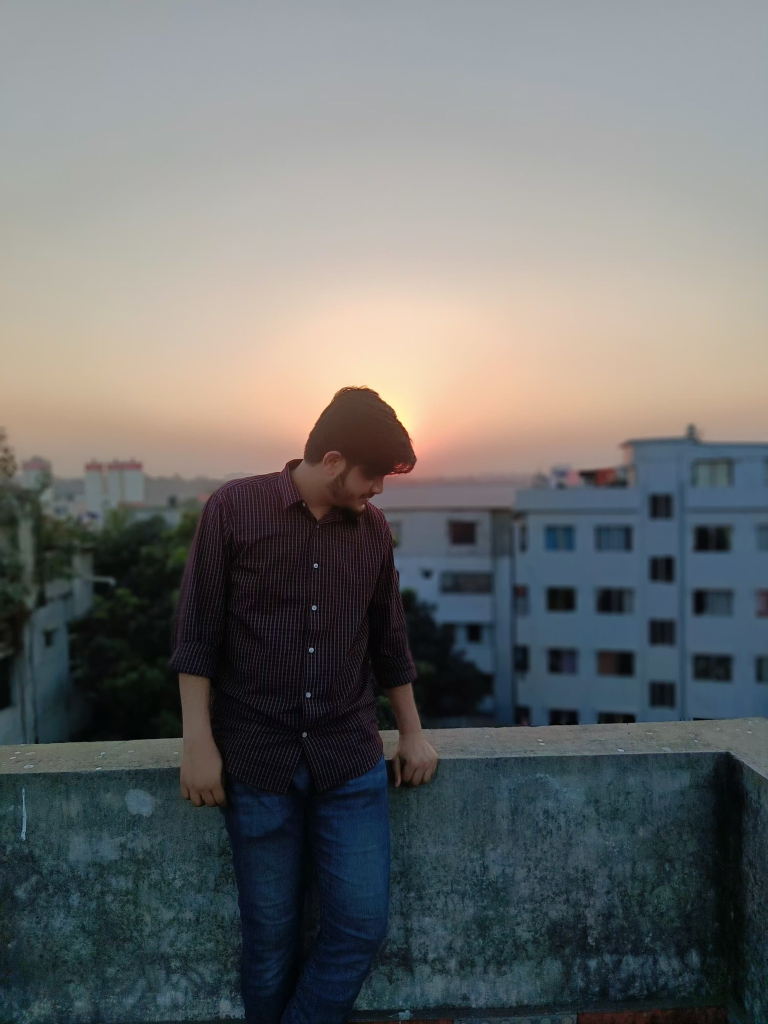
#> input picture server/uploads/0058106c84cc4918a544ebf0ca397261_07011ab4630946cda6be5b488b1e7e63_2d33cd70e4c54b4dad35de7241da1269_484485011_1748822826010047_1090477503765398830_n.jpg, 1536 x 2048 px (shown at 1/2 size); its folder holds only this picture in this run
$ python test_realistic_portrait_sketch.py   (older library calls are emulated)
#> lines starting #> are read from the running program, lines starting #| are printed output that depends on the picture; after the words box and inside, x2 and y2 are one past the last pixel; in counts of white or black regions, pixels touching at a corner belong together
### server/realistic_portrait_sketch.py
import os
import cv2
import numpy as np
from PIL import Image, ImageDraw, ImageFont
import uuid

def convert_to_realistic_portrait_sketch(image_path, add_watermark=True):
    """
    Convert an image to a hyper-realistic pencil sketch that looks exactly
    like a real artist-drawn pencil portrait with proper facial feature emphasis,
    skin texture, and hair detail.

    Args:
        image_path: Path to the input image
        add_watermark: Boolean to determine if watermark should be added

    Returns:
        Path to the generated realistic portrait sketch
    """
#> called with add_watermark = False
    print(f"Converting image to realistic artist-quality portrait sketch. Add watermark: {add_watermark}")

    try:
        # Check if file exists
        if not os.path.exists(image_path):
            raise FileNotFoundError(f"Image file not found: {image_path}")

        # Read the image with error handling
        img = cv2.imread(image_path)
#> img is the input picture: shape (2048, 1536, 3); mean B, G, R 108.8, 109.3, 107.5

        # Check if image was successfully loaded
        if img is None:
            raise ValueError(f"Failed to load image from {image_path}")

        # Step 1: Enhanced high-resolution processing for portrait detail
        max_dimension = 3000  # Higher resolution for professional-quality detail
        height, width = img.shape[:2]
        if max(height, width) > max_dimension:
            scale_factor = max_dimension / max(height, width)
            img = cv2.resize(img, None, fx=scale_factor, fy=scale_factor, interpolation=cv2.INTER_AREA)
        elif max(height, width) < 1500:  # If image is too small, upscale for better detailing
            scale_factor = 1500 / max(height, width)
            img = cv2.resize(img, None, fx=scale_factor, fy=scale_factor, interpolation=cv2.INTER_CUBIC)

        # Get new dimensions after resize
        height, width = img.shape[:2]

        # Step 2: Improved portrait-specific grayscale conversion with enhanced skin tone emphasis
        if len(img.shape) == 3:
            # Split channels for portrait-specific mixing
            b, g, r = cv2.split(img)

            # Professional artist-grade weights for realistic portrait sketches
            # Enhanced skin tone reproduction with greater emphasis on red channel for warmth
            gray = cv2.addWeighted(r, 0.5, g, 0.35, 0)  # More emphasis on red for better skin tones
            gray = cv2.addWeighted(gray, 0.92, b, 0.08, 0)  # Less blue influence for more natural look

            # Apply advanced CLAHE for professional-quality contrast in facial features
            clahe = cv2.createCLAHE(clipLimit=1.8, tileGridSize=(8, 8))
            gray = clahe.apply(gray)

            # Apply refined contrast enhancement for professional look with rich blacks
            alpha = 1.08  # Slightly increased contrast boost for clearer lines
            beta = -8     # Darker for deeper, richer pencil-like appearance
            gray = cv2.convertScaleAbs(gray, alpha=alpha, beta=beta)
        else:
            gray = img.copy()
            clahe = cv2.createCLAHE(clipLimit=1.8, tileGridSize=(8, 8))
            gray = clahe.apply(gray)

        # Step 3: Enhanced portrait-specific detail processing
        # Apply multi-stage bilateral filtering for studio-quality skin texture preservation
        # First pass: Stronger smoothing but preserve edges
        smooth_pass1 = cv2.bilateralFilter(gray, 13, 30, 30)  # Stronger smoothing for skin areas

        # Second pass: Gentler smoothing to maintain subtle details
        smooth_pass2 = cv2.bilateralFilter(smooth_pass1, 7, 20, 20)  # Intermediate smoothing

        # Third pass: Fine detail preservation
        smooth = cv2.bilateralFilter(smooth_pass2, 5, 10, 10)  # Final pass with gentle smoothing

        # Create an edge-preserved but smoothed version for better face texture
        detail_preserved = cv2.detailEnhance(cv2.cvtColor(cv2.cvtColor(smooth, cv2.COLOR_GRAY2BGR), cv2.COLOR_BGR2RGB),
                                            sigma_s=10, sigma_r=0.15)
        detail_preserved_gray = cv2.cvtColor(cv2.cvtColor(detail_preserved, cv2.COLOR_RGB2BGR), cv2.COLOR_BGR2GRAY)

        # Apply precision sharpening to enhance key portrait features (studio quality)
        kernel_sharpening = np.array([[-1,-1,-1],
                                     [-1, 9.5,-1],  # Increased central weight for more defined lines
                                     [-1,-1,-1]])
        sharp = cv2.filter2D(smooth, -1, kernel_sharpening)

        # Apply a second, more subtle sharpening pass for fine details
        kernel_fine_detail = np.array([[-0.5,-0.5,-0.5],
                                      [-0.5, 7,-0.5],
                                      [-0.5,-0.5,-0.5]])
        sharp_fine = cv2.filter2D(detail_preserved_gray, -1, kernel_fine_detail)

        # Blend multiple versions for the most natural, professional look
        # More weight on sharp details for clearer lines and professional appearance
        smooth = cv2.addWeighted(smooth, 0.3, sharp, 0.5, 0)
        smooth = cv2.addWeighted(smooth, 0.8, sharp_fine, 0.2, 0)
        smooth = cv2.addWeighted(smooth, 0.85, detail_preserved_gray, 0.15, 0)

        # Step 4: Advanced facial feature detection with improved mask generation
        # Detect face area - for simplified implementation, we'll assume central portion contains face
        face_region_y_start = int(height * 0.15)
        face_region_y_end = int(height * 0.85)
        face_region_x_start = int(width * 0.15)
        face_region_x_end = int(width * 0.85)

        # Create enhanced face region mask with more natural falloff
        face_mask = np.zeros((height, width), dtype=np.float32)
        cv2.rectangle(face_mask,
                    (face_region_x_start, face_region_y_start),
                    (face_region_x_end, face_region_y_end),
                    1.0,
                    -1)
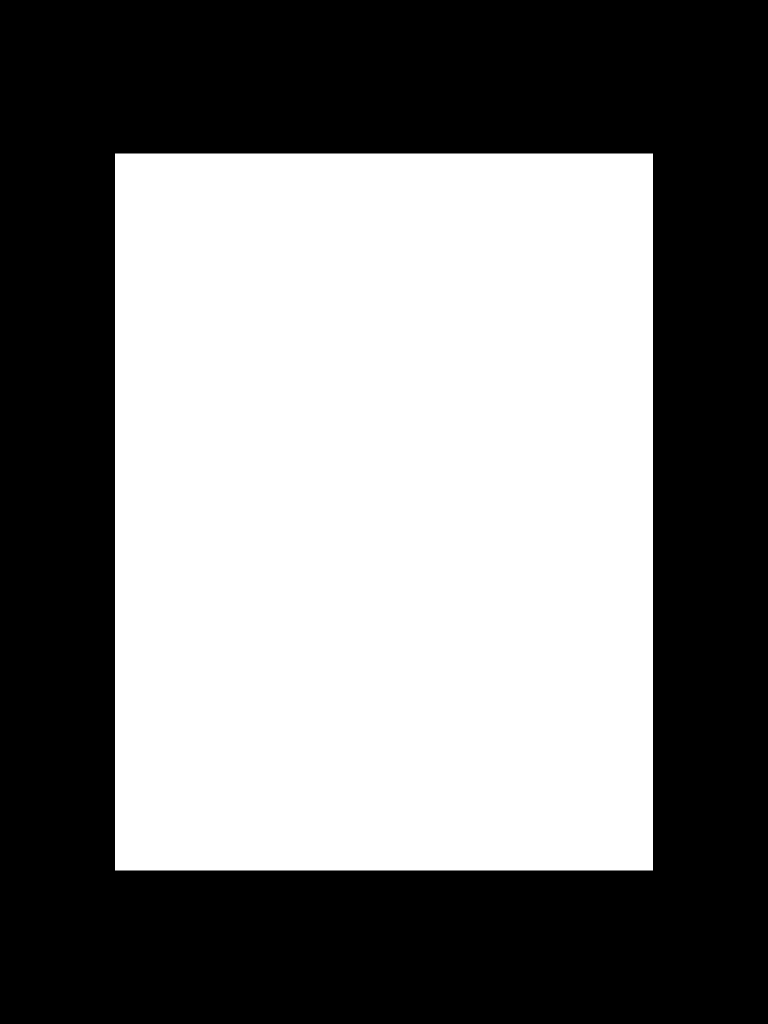
#> face_mask: shape (2048, 1536) float32 (shown at 1/2 size); values 0 (black) and 1 (white), 49.1% white; 1 white region, box (x1, y1, x2, y2) and area: (230, 307, 1306, 1741) 1542984

        # Create a more natural oval/elliptical mask instead of rectangular
        center_x, center_y = width // 2, height // 2
        # Create elliptical gradient for more natural face region
        for y in range(height):
            for x in range(width):
                # Calculate normalized elliptical distance from center
                dist_x = abs(x - center_x) / (width * 0.4)
                dist_y = abs(y - center_y) / (height * 0.5)
                dist = np.sqrt(dist_x**2 + dist_y**2)

                # Apply radial falloff but emphasize face region
                if dist < 0.5:  # Central face area
                    face_mask[y, x] = max(0.65, 1.0 - dist*0.5)  # Increased minimum value
                elif dist < 1.0:  # Face periphery
                    face_mask[y, x] = max(0.35, 1.0 - dist*0.7)  # Increased minimum value
                else:  # Background
                    face_mask[y, x] = max(0, 1.0 - dist*0.9)
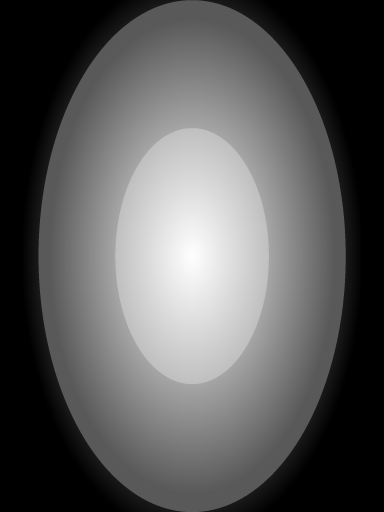
#> face_mask: shape (2048, 1536) float32 (shown at 1/4 size); min 0, max 1, mean 0.354

        # Apply Gaussian blur to smooth the mask transitions
        face_mask = cv2.GaussianBlur(face_mask, (0, 0), sigmaX=width*0.03, sigmaY=height*0.03)

        # Convert to uint8 for visualization and blending
        face_mask_vis = (face_mask * 255).astype(np.uint8)

        # Step 5: Professional-grade portrait-specific edge detection
        # Detect edges with varying intensities for studio-quality pencil-like rendering

        # Fine edges for facial features (eyes, nose, mouth details)
        # Use multiple Laplacian kernel sizes for multi-scale detection
        fine_edges1 = cv2.Laplacian(smooth, cv2.CV_32F, ksize=1)
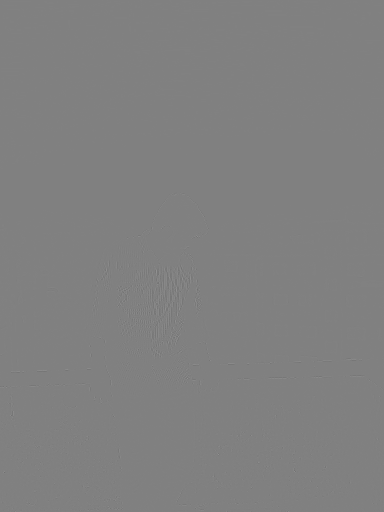
#> fine_edges1: shape (2048, 1536) float32 (shown at 1/4 size); min -632, max 623, mean 0; drawn with min black and max white
        fine_edges3 = cv2.Laplacian(smooth, cv2.CV_32F, ksize=3)
        fine_edges5 = cv2.Laplacian(smooth, cv2.CV_32F, ksize=5)  # Add larger kernel for mid-level details

        # Combine multiple scales with weighted emphasis on smaller kernels for finer details
        fine_edges = cv2.addWeighted(fine_edges1, 0.5, fine_edges3, 0.35, 0)
        fine_edges = cv2.addWeighted(fine_edges, 0.85, fine_edges5, 0.15, 0)
        fine_edges = cv2.convertScaleAbs(fine_edges)

        # Medium edges for facial contours with improved detection
        # Use Sobel with different kernel sizes and orientations
        sobel_x3 = cv2.Sobel(smooth, cv2.CV_32F, 1, 0, ksize=3)
        sobel_y3 = cv2.Sobel(smooth, cv2.CV_32F, 0, 1, ksize=3)
        sobel_x5 = cv2.Sobel(smooth, cv2.CV_32F, 1, 0, ksize=5)
        sobel_y5 = cv2.Sobel(smooth, cv2.CV_32F, 0, 1, ksize=5)

        # Combine multiple scales of Sobel with more emphasis on mid-level details
        sobel_x = cv2.addWeighted(sobel_x3, 0.65, sobel_x5, 0.35, 0)
        sobel_y = cv2.addWeighted(sobel_y3, 0.65, sobel_y5, 0.35, 0)

        # Calculate magnitude with improved weighting
        medium_edges = cv2.magnitude(sobel_x, sobel_y)
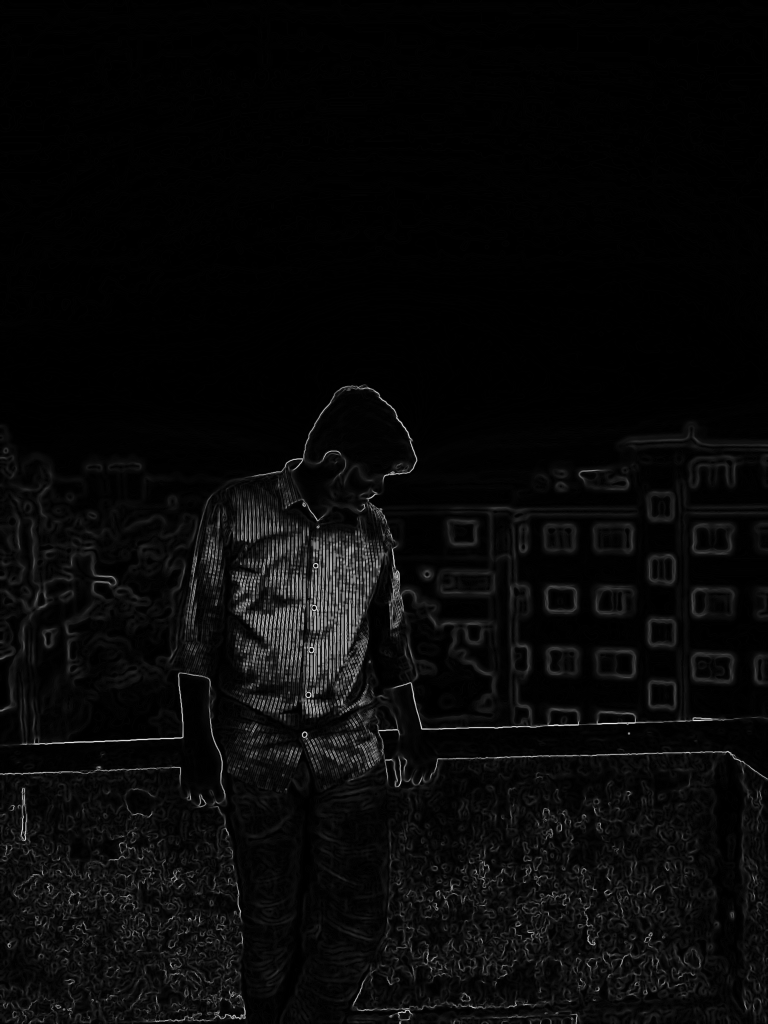
#> medium_edges: shape (2048, 1536) float32 (shown at 1/2 size); min 0, max 4058.8, mean 141.6; drawn with min black and max white
        medium_edges = cv2.normalize(medium_edges, None, 0, 255, cv2.NORM_MINMAX).astype(np.uint8)

        # Soft edges for hair and subtle features with anisotropic blurring
        # First pass with horizontal emphasis (for hair-like strokes)
        kernel_h = np.zeros((7, 7))  # Larger kernel for more pronounced stroke texture
        kernel_h[3, :] = np.array([0.05, 0.1, 0.15, 0.4, 0.15, 0.1, 0.05])
        soft_edges_h = cv2.filter2D(medium_edges, -1, kernel_h)
#> (the rest of the program and of its run is left out)
